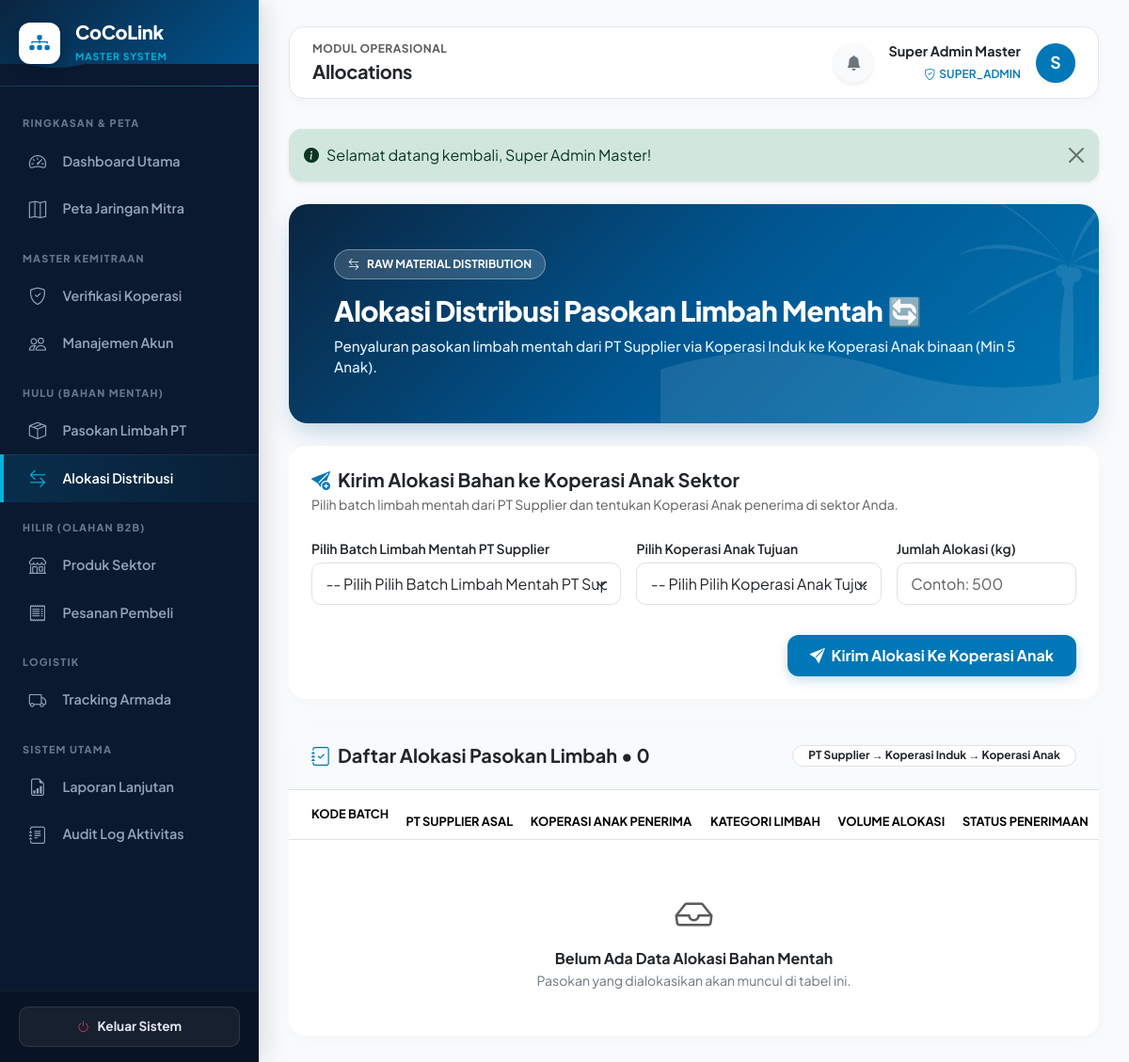
Page /index.php?page=allocations (signed in) on the earlier database version.
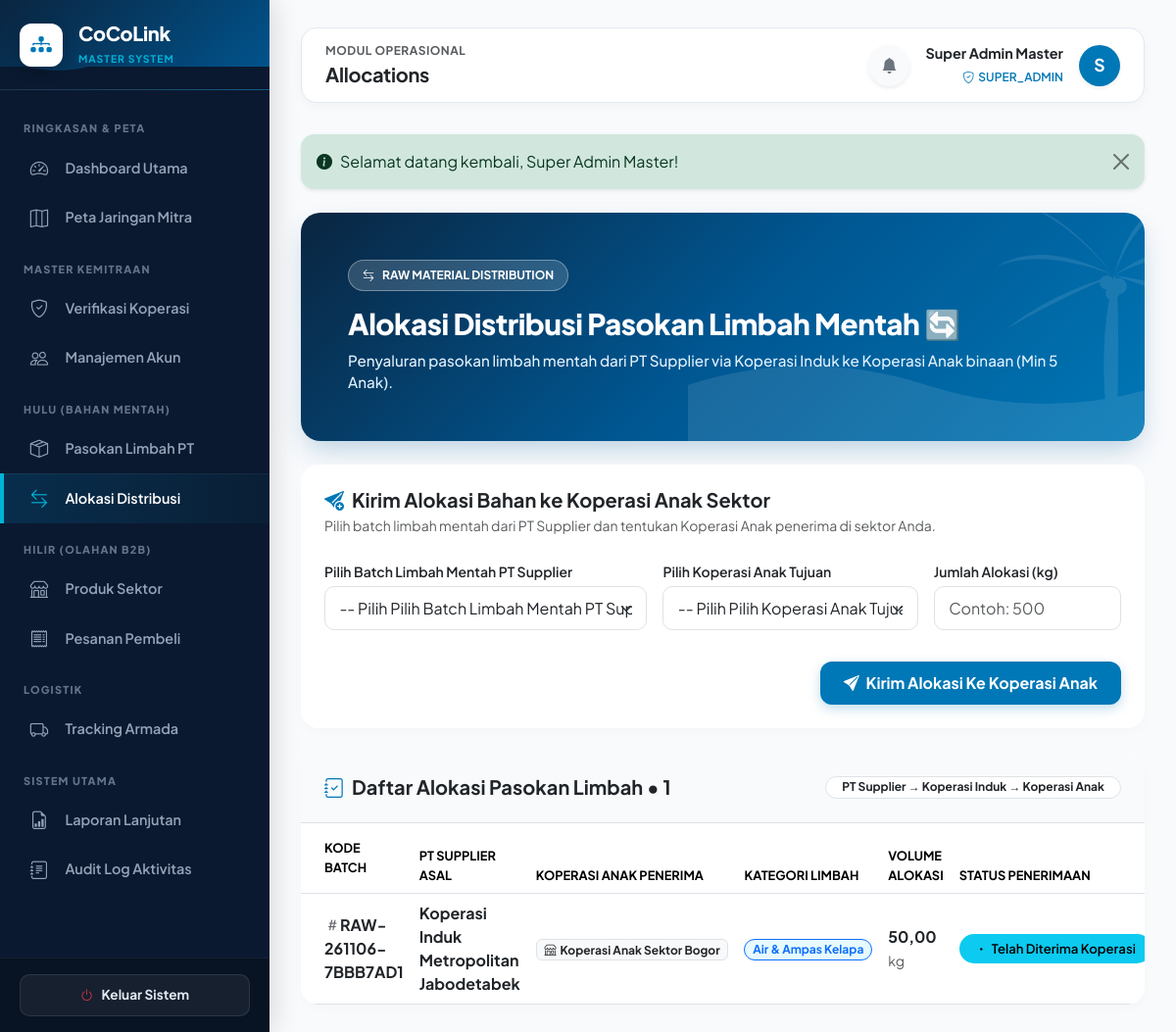
Same page on the later database version.
### tables this page shows
CREATE TABLE `allocations` (
  `id` int(11) NOT NULL,
  `batch_id` int(11) NOT NULL,
  `coop_id` int(11) NOT NULL,
  `quantity` decimal(12,2) DEFAULT 0.00,
  `status` enum('proposed','accepted','rejected') DEFAULT 'proposed',
  `created_at` datetime DEFAULT current_timestamp()
);

CREATE TABLE `raw_batches` (
  `id` int(11) NOT NULL,
  `batch_code` varchar(100) NOT NULL,
  `supplier_id` int(11) NOT NULL,
  `raw_type_id` int(11) NOT NULL,
  `quantity` decimal(12,2) DEFAULT 0.00,
  `notes` text DEFAULT NULL,
  `created_at` datetime DEFAULT current_timestamp()
);

CREATE TABLE `suppliers` (
  `id` int(11) NOT NULL,
  `legal_name` varchar(255) NOT NULL,
  `nib` varchar(100) DEFAULT NULL,
  `email` varchar(191) DEFAULT NULL,
  `phone` varchar(50) DEFAULT NULL,
  `address` text DEFAULT NULL,
  `city` varchar(100) DEFAULT NULL,
  `province` varchar(100) DEFAULT NULL,
  `status` enum('pending','verified','rejected') DEFAULT 'verified',
  `latitude` decimal(10,8) DEFAULT NULL,
  `longitude` decimal(11,8) DEFAULT NULL,
  `created_at` datetime DEFAULT current_timestamp()
);

CREATE TABLE `cooperatives` (
  `id` int(11) NOT NULL,
  `supplier_id` int(11) DEFAULT NULL,
  `name` varchar(255) NOT NULL,
  `city` varchar(100) DEFAULT NULL,
  `address` text DEFAULT NULL,
  `status` enum('pending','verified','rejected') DEFAULT 'verified',
  `specialty_raw_type_id` int(11) DEFAULT NULL,
  `latitude` decimal(10,8) DEFAULT NULL,
  `longitude` decimal(11,8) DEFAULT NULL,
  `created_at` datetime DEFAULT current_timestamp()
);

CREATE TABLE `raw_types` (
  `id` int(11) NOT NULL,
  `name` varchar(100) NOT NULL,
  `code` varchar(50) DEFAULT NULL
);

### app/views/pages.php (called while the page is built, shortened)
<?php
require_once __DIR__ . '/pages/allocations.php';
function render_page(string $page, array $u): void {
    render_layout($page, $u, function() use ($page, $u) {
        try {
            match ($page) {
                'dashboard'    => page_dashboard($u),
                'verification' => page_verification($u),
                'accounts'     => page_accounts($u),
                'batches'      => page_batches($u),
                'allocations'  => page_allocations($u),
                'products'     => page_products($u),
                'catalog'      => page_catalog($u),
                'orders'       => page_orders($u),
                'shipments'    => page_shipments($u),
                'maps'         => page_maps($u),
                'reports'      => page_reports(),
                'audit'        => page_audit($u),
                default        => page_dashboard($u)
            };
        } catch (Throwable $e) {
            echo '<div class="alert alert-danger border-0 shadow-sm rounded-4 p-4 my-3">';
            echo '  <div class="d-flex align-items-center gap-2 mb-2">';
            echo '    <i class="bi bi-exclamation-octagon-fill fs-4 text-danger"></i>';
            echo '    <h5 class="fw-bold mb-0 text-dark">Terjadi Kesalahan Database / Sistem</h5>';
            echo '  </div>';
            echo '  <p class="mb-0 text-secondary small" style="font-family: monospace;">' . e($e->getMessage()) . '</p>';
            echo '</div>';
        }
    });
}

### index.php (called while the page is built, shortened)
<?php
require __DIR__ . '/app/bootstrap.php';
require __DIR__ . '/app/actions.php';
require __DIR__ . '/app/views/layout.php';
require __DIR__ . '/app/views/pages.php';
try {
    $u = current_user();
    $page = trim((string)($_GET['page'] ?? 'dashboard'));
    match ($page) {
        'dashboard'    => true,
        'maps'         => true,
        'verification' => must_role(['super_admin', 'induk', 'supplier']),
        'accounts'     => must_role(['super_admin', 'induk', 'supplier']),
        'batches'      => must_role(['super_admin', 'induk', 'supplier']),
        'allocations'  => must_role(['super_admin', 'induk', 'supplier', 'coop']),
        'products'     => must_role(['super_admin', 'induk', 'supplier', 'coop']),
        'catalog'      => must_role(['buyer']),
        'orders'       => must_role(['super_admin', 'induk', 'supplier', 'coop', 'buyer']),
        'shipments'    => must_role(['super_admin', 'induk', 'supplier', 'coop', 'driver', 'buyer']),
        'reports'      => must_role(['super_admin', 'induk', 'supplier']),
        'audit'        => must_role(['super_admin']),
        default        => redirect('dashboard')
    };
    render_page($page, $u);
} catch (Throwable $e) {
    flash($e->getMessage(), 'danger');
    $u = current_user();
    if ($u) {
        render_page('dashboard', $u);
    } else {
        render_public('login');
    }
}

### app/views/layout.php (the view, shortened to what the changed rows need)
<?php
function render_layout(string $page, array $u, callable $contentRenderer): void {
    $menuGroups = [
        'Ringkasan & Peta' => [
            'dashboard'    => ['label' => 'Dashboard Utama', 'icon' => 'bi-speedometer2', 'roles' => ['super_admin', 'induk', 'supplier', 'coop', 'buyer', 'driver']],
            'maps'         => ['label' => 'Peta Jaringan Mitra', 'icon' => 'bi-map', 'roles' => ['super_admin', 'induk', 'supplier', 'coop', 'buyer', 'driver']],
        ],
        'Master Kemitraan' => [
            'verification' => ['label' => 'Verifikasi Koperasi', 'icon' => 'bi-shield-check', 'roles' => ['super_admin', 'induk', 'supplier']],
            'accounts'     => ['label' => 'Manajemen Akun', 'icon' => 'bi-people', 'roles' => ['super_admin', 'induk', 'supplier']],
        ],
        'Hulu (Bahan Mentah)' => [
            'batches'      => ['label' => 'Pasokan Limbah PT', 'icon' => 'bi-box-seam', 'roles' => ['super_admin', 'induk', 'supplier']],
            'allocations'  => ['label' => 'Alokasi Distribusi', 'icon' => 'bi-arrow-left-right', 'roles' => ['super_admin', 'induk', 'supplier', 'coop']],
        ],
        'Hilir (Olahan B2B)' => [
            'products'     => ['label' => 'Produk Sektor', 'icon' => 'bi-shop', 'roles' => ['super_admin', 'induk', 'supplier', 'coop']],
            'catalog'      => ['label' => 'Katalog Industri', 'icon' => 'bi-cart-check', 'roles' => ['buyer']],
            'orders'       => ['label' => 'Pesanan Pembeli', 'icon' => 'bi-receipt', 'roles' => ['super_admin', 'induk', 'supplier', 'coop', 'buyer']],
        ],
        'Logistik' => [
            'shipments'    => ['label' => 'Tracking Armada', 'icon' => 'bi-truck', 'roles' => ['super_admin', 'induk', 'supplier', 'coop', 'driver', 'buyer']],
        ],
        'Sistem Utama' => [
            'reports'      => ['label' => 'Laporan Lanjutan', 'icon' => 'bi-file-earmark-bar-graph', 'roles' => ['super_admin']],
            'audit'        => ['label' => 'Audit Log Aktivitas', 'icon' => 'bi-journal-text', 'roles' => ['super_admin']],
        ]
    ];
?>
<!doctype html>
<html lang="id">
<head>
    <link href="https://cdn.jsdelivr.net/npm/bootstrap@5.3.2/dist/css/bootstrap.min.css" rel="stylesheet">
    <link rel="stylesheet" href="https://cdn.jsdelivr.net/npm/bootstrap-icons@1.11.2/font/bootstrap-icons.min.css">
</head>
<body>
<div class="wrapper">
    <aside class="sidebar" id="sidebar">
        <nav class="sidebar-scroll" id="sidebarNav">
            <?php foreach ($menuGroups as $groupName => $items): ?>
                <?php
                    $hasAccess = false;
                    foreach ($items as $item) {
                        if (in_array(($u['role'] ?? ''), $item['roles'], true)) {
                            $hasAccess = true;
                            break;
                        }
                    }
                ?>
                <?php if ($hasAccess): ?>
                    <div class="sidebar-heading text-uppercase"><?= e($groupName) ?></div>
                    <?php foreach ($items as $key => $item): ?>
                        <?php if (in_array(($u['role'] ?? ''), $item['roles'], true)): ?>
                            <a href="<?= url($key) ?>" class="nav-link-coco <?= $page === $key ? 'active' : '' ?>">
                                <i class="bi <?= $item['icon'] ?> nav-icon"></i>
                                <span><?= e($item['label']) ?></span>
                            </a>
                        <?php endif; ?>
                    <?php endforeach; ?>
                <?php endif; ?>
            <?php endforeach; ?>
        </nav>
    </aside>
    <main class="main-content">
        <?php $contentRenderer(); ?>
    </main>
</div>
</body>
</html>
<?php
}

### app/views/pages/allocations.php (shortened to what the changed rows need)
<?php
function page_allocations(array $u): void {
    $role     = $u['role'] ?? '';
    $isCoop   = $role === 'coop';
    if ($isCoop) {
        $userCoopId = (int)($u['coop_id'] ?? 0);
        $userSuppId = (int)($u['supplier_id'] ?? 0);
        $allocs = rows("SELECT a.*, b.batch_code, r.name AS raw_name, s.legal_name AS supplier_name, c.name AS coop_name
                       FROM allocations a
                       JOIN raw_batches b ON b.id=a.batch_id
                       JOIN raw_types r ON r.id=b.raw_type_id
                       JOIN suppliers s ON s.id=b.supplier_id
                       JOIN cooperatives c ON c.id=a.coop_id
                       WHERE a.coop_id = ? OR ? = 0 OR a.coop_id > 0
                       ORDER BY a.id DESC", [$userCoopId, $userCoopId]);
    } else {
        $allocs = rows("SELECT a.*, b.batch_code, r.name AS raw_name, s.legal_name AS supplier_name, c.name AS coop_name
                       FROM allocations a
                       JOIN raw_batches b ON b.id=a.batch_id
                       JOIN raw_types r ON r.id=b.raw_type_id
                       JOIN suppliers s ON s.id=b.supplier_id
                       JOIN cooperatives c ON c.id=a.coop_id
                       ORDER BY a.id DESC");
    }
?>
<div class="allocations-container">
    <div class="card border-0 mb-4 ocean-banner-card">
        <div class="card-body p-4 p-md-5 position-relative" style="z-index: 1;">
            <div class="d-flex justify-content-between align-items-center flex-wrap gap-3">
                <div>
                    <h2 class="banner-title mb-2">Alokasi Distribusi Pasokan Limbah Mentah 🔄</h2>
                </div>
            </div>
        </div>
    </div>
    <div class="card border-0 section-card overflow-hidden">
        <div class="card-body p-0">
            <div class="p-4 border-bottom d-flex justify-content-between align-items-center flex-wrap gap-2" style="background:#F8FAFC;">
                <h5 class="fw-bold mb-0 text-dark"><i class="bi bi-journal-check me-2" style="color:#0077B6"></i>Daftar Alokasi Pasokan Limbah &bull; <?= count($allocs) ?></h5>
                <span class="badge bg-white text-dark border px-3 py-1.5 rounded-pill small">PT Supplier &rarr; Koperasi Induk &rarr; Koperasi Anak</span>
            </div>
            <div class="table-responsive">
                <table class="table table-hover align-middle mb-0">
                    <thead style="background:#F1F5F9; font-size:0.8rem; color:#475569; text-transform:uppercase;">
                        <tr>
                            <th class="ps-4 py-3">Kode Batch</th>
                            <th>PT Supplier Asal</th>
                            <th>Koperasi Anak Penerima</th>
                            <th>Kategori Limbah</th>
                            <th>Volume Alokasi</th>
                            <th>Status Penerimaan</th>
                        </tr>
                    </thead>
                    <tbody>
                    <?php foreach ($allocs as $al): ?>
                        <tr>
                            <td class="ps-4 fw-bold text-dark"><i class="bi bi-hash text-muted"></i><?= e($al['batch_code']) ?></td>
                            <td><strong class="text-dark"><?= e($al['supplier_name']) ?></strong></td>
                            <td><span class="badge bg-light text-dark border"><i class="bi bi-shop me-1"></i><?= e($al['coop_name']) ?></span></td>
                            <td><span class="badge bg-info bg-opacity-10 text-primary border border-primary px-2.5 py-1 rounded-pill"><?= e($al['raw_name']) ?></span></td>
                            <td><strong class="fs-6 text-dark"><?= number($al['quantity']) ?></strong> <small class="text-muted">kg</small></td>
                            <td><?= badge($al['status']) ?></td>
                        </tr>
                    <?php endforeach; ?>
                    </tbody>
                </table>
                <?php if (!$allocs): ?>
                    <div class="p-5 text-center">
                        <i class="bi bi-inbox fs-1 text-muted d-block mb-2"></i>
                        <h6 class="fw-bold text-dark mb-1">Belum Ada Data Alokasi Bahan Mentah</h6>
                        <p class="text-secondary small mb-0">Pasokan yang dialokasikan akan muncul di tabel ini.</p>
                    </div>
                <?php endif; ?>
            </div>
        </div>
    </div>
</div>
<?php } ?>

### app/bootstrap.php (shortened to what the changed rows need)
<?php
$config = require __DIR__ . '/../config/config.php';
function db(): PDO {
    global $config;
    static $pdo = null;
    if ($pdo === null) {
        $pdo = new PDO(
            'mysql:host=' . $config['db_host'] . ';port=' . $config['db_port'] . ';dbname=' . $config['db_name'] . ';charset=utf8mb4',
            $config['db_user'],
            $config['db_password'],
            [
                PDO::ATTR_ERRMODE            => PDO::ERRMODE_EXCEPTION,
                PDO::ATTR_DEFAULT_FETCH_MODE => PDO::FETCH_ASSOC,
                PDO::ATTR_EMULATE_PREPARES   => false
            ]
        );
    }
    return $pdo;
}
function sql(string $query, array $params = []): PDOStatement {
    $st = db()->prepare($query);
    $st->execute($params);
    return $st;
}
function rows(string $query, array $params = []): array {
    return sql($query, $params)->fetchAll();
}
function one(string $query, array $params = []): ?array {
    $r = sql($query, $params)->fetch();
    return $r ?: null;
}
function e(mixed $v): string {
    return htmlspecialchars((string)($v ?? ''), ENT_QUOTES | ENT_SUBSTITUTE, 'UTF-8');
}
function app_base(): string {
    $dir = str_replace('\\', '/', dirname($_SERVER['SCRIPT_NAME'] ?? '/index.php'));
    return ($dir === '/' || $dir === '.') ? '' : rtrim($dir, '/');
}
function url(string $page = 'dashboard', array $args = []): string {
    return app_base() . '/index.php?' . http_build_query(array_merge(['page' => $page], $args));
}
function number(mixed $n, int $dec = 2): string {
    return number_format((float)$n, $dec, ',', '.');
}
function current_user(): ?array {
    $u = one('SELECT * FROM users WHERE id=?', [(int)$_SESSION['uid']]);
    return $u;
}
function user(): array {
    $u = current_user();
    return $u;
}
function must_role(array $roles): array {
    $u = user();
    return $u;
}
function status_text(string $status): string {
    return [
        'pending'          => 'Menunggu Pengesahan',
        'verified'         => 'Mitra Resmi / Terverifikasi',
        'rejected'         => 'Ditolak / Perlu Perbaikan',
        'proposed'         => 'Menunggu Persetujuan Koperasi',
        'accepted'         => 'Telah Diterima Koperasi',
        'completed'        => 'Transaksi Selesai & Berhasil',
        'requested'        => 'Menunggu Persetujuan Order',
        'approved'         => 'Pesanan Disetujui',
        'assigned'         => 'Driver Telah Ditugaskan',
        'in_transit'       => 'Dalam Perjalanan Pengiriman',
        'pickup_pending'   => 'Pengajuan Pickup (Butuh ACC)',
        'pickup_requested' => 'Driver Meminta Pickup',
        'pickup_rejected'  => 'Pickup Ditolak Gudang',
        'picked_up'        => 'Sudah Diambil dari Gudang',
        'delivered'        => 'Barang Tiba di Tujuan'
    ][$status] ?? ucwords(str_replace('_', ' ', $status));
}
function badge(string $status): string {
    $color = match ($status) {
        'completed', 'verified', 'delivered' => 'success',
        'rejected', 'pickup_rejected'        => 'danger',
        'accepted', 'approved'               => 'info',
        'in_transit', 'picked_up'            => 'primary',
        default                              => 'warning'
    };
    return '<span class="badge rounded-pill text-bg-' . $color . ' px-3 py-2 fw-semibold" style="font-size:0.82rem;"><i class="bi bi-dot me-1"></i>' . e(status_text($status)) . '</span>';
}
?>

Differences in the rows shown:
added allocations: raw_batches.batch_code "RAW-261106-7BBB7AD1", suppliers.legal_name "Koperasi Induk Metropolitan Jabodetabek", cooperatives.name "Koperasi Anak Sektor Bogor", raw_types.name "Air & Ampas Kelapa", quantity "50,00", status "Telah Diterima Koperasi"
Other differences:
count($allocs): "0" → "1"
text no longer shown: "Belum Ada Data Alokasi Bahan Mentah Pasokan yang dialokasikan akan muncul di tabel ini."
